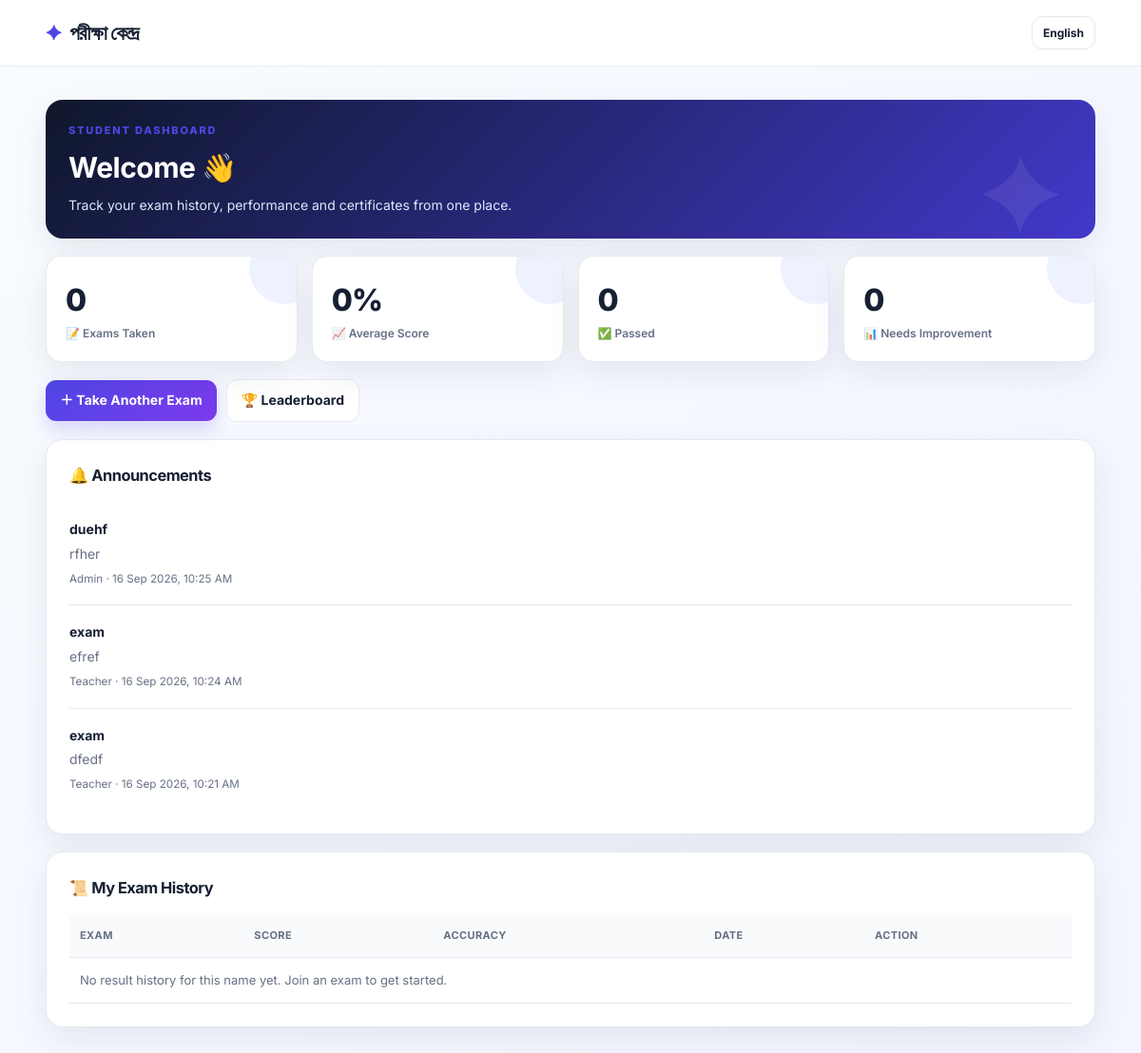
/student/dashboard.php, run on the app's committed database.
### tables this page shows
CREATE TABLE notifications (
    id INTEGER PRIMARY KEY AUTOINCREMENT,
    title TEXT NOT NULL,
    message TEXT NOT NULL,
    audience TEXT NOT NULL DEFAULT 'all',
    sender_id INTEGER,
    sender_role TEXT,
    created_at INTEGER NOT NULL
);

### student/dashboard.php (the view, shortened to what this page needs)
<?php
$baseUrl='../'; require_once __DIR__.'/../includes/header.php';
$name=trim($_SESSION['student_name']??'');
$rows=[];
$noticeStmt=$pdo->query("SELECT * FROM notifications WHERE audience IN ('all','students') ORDER BY id DESC LIMIT 10");
$announcements=$noticeStmt->fetchAll();
$avg=0;$total=0;$passed=0;
$avg=$total?round($avg/$total,1):0;
?>
<div class="card hero-mini"><div class="eyebrow">STUDENT DASHBOARD</div><h2>Welcome<?= $name!==''?', '.htmlspecialchars($name):'' ?> 👋</h2><p>Track your exam history, performance and certificates from one place.</p></div>
<div class="stat-grid">
<div class="stat-box"><div class="num"><?=$total?></div><div class="label">📝 Exams Taken</div></div>
<div class="stat-box"><div class="num"><?=$avg?>%</div><div class="label">📈 Average Score</div></div>
<div class="stat-box"><div class="num"><?=$passed?></div><div class="label">✅ Passed</div></div>
<div class="stat-box"><div class="num"><?=count($rows)-$passed?></div><div class="label">📊 Needs Improvement</div></div>
</div>
<div class="row"><a class="btn-primary" href="join.php">＋ Take Another Exam</a><a class="btn-ghost" href="leaderboard.php">🏆 Leaderboard</a></div>
<div class="card">
    <h3>🔔 Announcements</h3>
    <?php foreach($announcements as $n): ?>
    <div class="exam-list-item">
        <div>
            <strong><?=htmlspecialchars($n['title'])?></strong>
            <p class="muted" style="margin:3px 0"><?=nl2br(htmlspecialchars($n['message']))?></p>
            <small class="muted">
                <?=htmlspecialchars($n['sender_role'] ? ucfirst($n['sender_role']) : 'System')?> ·
                <?=date('d M Y, h:i A',(int)$n['created_at'])?>
            </small>
        </div>
    </div>
    <?php endforeach; if(!$announcements): ?>
    <p class="muted">No announcements available.</p>
    <?php endif; ?>
</div>
<div class="card"><h3>📜 My Exam History</h3><div class="table-wrap"><table class="admin-table"><tr><th>Exam</th><th>Score</th><th>Accuracy</th><th>Date</th><th>Action</th></tr>
<?php foreach($rows as $r): $pct=$r['total']?round(100*$r['score']/$r['total']):0; ?>
<tr><td><strong><?=htmlspecialchars($r['title'])?></strong><br><span class="code-tag small"><?=htmlspecialchars($r['code'])?></span></td><td><?=$r['score']?>/<?=$r['total']?></td><td><span class="badge <?=$pct>=40?'badge-active':'badge-blocked'?>"><?=$pct?>%</span></td><td class="muted"><?=date('d M Y, h:i A',$r['submitted_at'])?></td><td><a class="btn-ghost" href="certificate.php?submission=<?=$r['id']?>">Certificate</a></td></tr>
<?php endforeach; if(!$rows):?><tr><td colspan="5" class="muted">No result history for this name yet. Join an exam to get started.</td></tr><?php endif;?></table></div></div>
<?php require_once __DIR__.'/../includes/footer.php'; ?>

### assets/style.css (style rules this page uses)
:root { --bg:#f4f7fb;--surface:#fff;--surface2:#f8fafc;--text:#172033;--muted:#667085;--line:#e6eaf0;--primary:#4f46e5;--primary2:#7c3aed;--success:#16a34a;--danger:#dc2626;--warning:#d97706;--shadow:0 12px 35px rgba(15,23,42,.08);--radius:18px }
* { box-sizing:border-box }
html { scroll-behavior:smooth }
body { margin:0;background:linear-gradient(135deg,#f8fbff,#f3f5ff);color:var(--text);font-family:Inter,system-ui,-apple-system,Segoe UI,sans-serif;font-size:14px;line-height:1.6 }
.card { background:var(--surface);border:1px solid var(--line);border-radius:var(--radius);padding:24px;margin:18px 0;box-shadow:var(--shadow) }
.card h2,.card h3 { margin-top:0;letter-spacing:-.5px }
.row { display:flex;gap:10px;align-items:center;flex-wrap:wrap }
.btn-primary,.btn-ghost,.btn-danger,.btn-gold,.link-btn,.btn-lang { display:inline-flex;align-items:center;justify-content:center;gap:7px;border:0;border-radius:11px;padding:10px 15px;font:inherit;font-weight:700;text-decoration:none;cursor:pointer;transition:.2s }
.btn-primary { background:linear-gradient(135deg,var(--primary),var(--primary2));color:#fff;box-shadow:0 8px 18px rgba(79,70,229,.2) }
.btn-ghost,.link-btn { background:#fff;color:var(--text);border:1px solid var(--line) }
.muted { color:var(--muted) }
.stat-grid { display:grid;grid-template-columns:repeat(4,1fr);gap:15px;margin:18px 0 }
.stat-box { position:relative;overflow:hidden;background:var(--surface);border:1px solid var(--line);border-radius:16px;padding:20px;box-shadow:var(--shadow) }
.stat-box:after { content:'';position:absolute;width:75px;height:75px;border-radius:50%;background:#eef2ff;right:-25px;top:-25px }
.stat-box .num { font-size:32px;font-weight:800;letter-spacing:-1px }
.stat-box .label { font-size:12px;color:var(--muted);font-weight:600 }
.table-wrap { overflow-x:auto }
table.admin-table,.sub-table { width:100%;border-collapse:separate;border-spacing:0;font-size:13px;overflow:hidden }
table.admin-table th,table.admin-table td,.sub-table th,.sub-table td { text-align:left;padding:13px 11px;border-bottom:1px solid var(--line);vertical-align:middle }
table.admin-table th,.sub-table th { background:#f8fafc;color:var(--muted);font-size:11px;text-transform:uppercase;letter-spacing:.4px }
.exam-list-item { display:flex;justify-content:space-between;gap:15px;padding:17px 0;border-bottom:1px solid var(--line) }
.exam-list-item:last-child { border-bottom:0 }
.eyebrow { font-size:11px;font-weight:800;letter-spacing:1.8px;color:var(--primary);text-transform:uppercase }
.hero-mini { background:linear-gradient(135deg,#0f172a,#4338ca);color:#fff;border:0;overflow:hidden;position:relative }
.hero-mini:after { content:'✦';position:absolute;right:35px;top:10px;font-size:110px;color:rgba(255,255,255,.08) }
.hero-mini h2 { font-size:30px;margin:5px 0 }
.hero-mini p { color:#dbeafe;margin:0 }

### data on the page
notifications: title "duehf", message "rfher", sender_role "Admin", created_at "16 Sep 2026, 10:25 AM"
notifications: title "exam", message "efref", sender_role "Teacher", created_at "16 Sep 2026, 10:24 AM"
notifications: title "exam", message "dfedf", sender_role "Teacher", created_at "16 Sep 2026, 10:21 AM"

### other printed values
t('site_title') "পরীক্ষা কেন্দ্র"
$total "0"
$avg "0"
$passed "0"
count($rows)-$passed "0"
